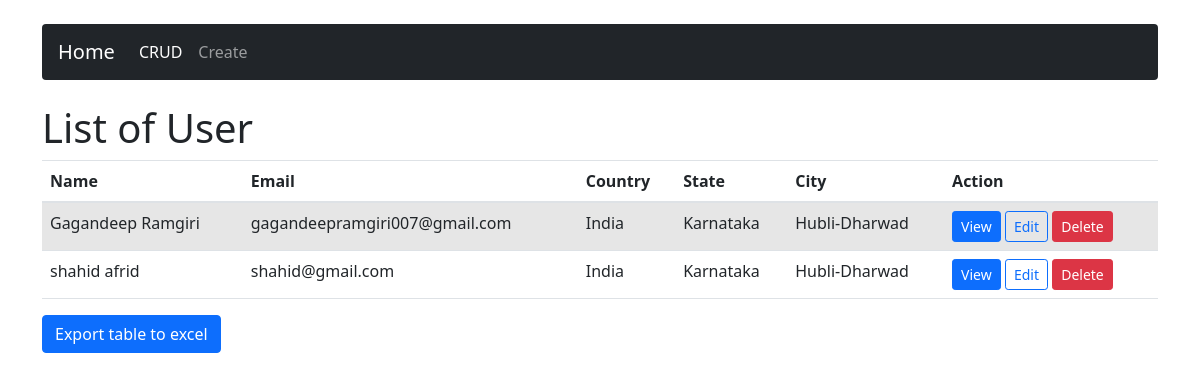
The page /index on the database as committed earlier.
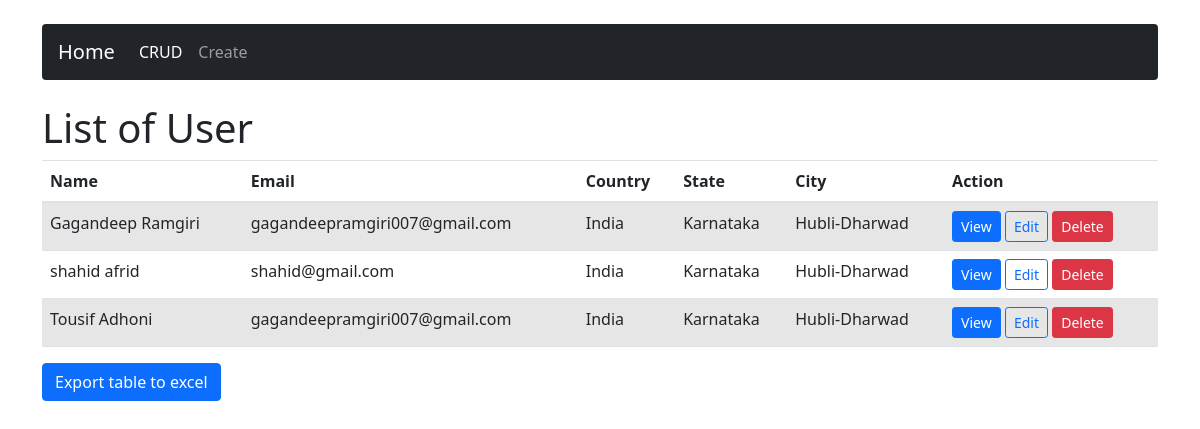
The same page on the database as committed later.
### operation/models.py (models this page shows)
class crud(models.Model):
    uname = models.CharField(max_length=200)
    email = models.CharField(max_length=200)
    country = models.CharField(max_length=200)
    state = models.CharField(max_length=200)
    city = models.CharField(max_length=200)

### operation/views.py (the view)
# urls.py: path('index',views.index, name="index"),
def index(request):
    users = crud.objects.all()
    return render(request, 'index.html' , {'users':users})

### template/index.html (shortened to what this page needs)
{% load static %}
<!DOCTYPE html>
<html lang="en">
<head>
    <link rel="stylesheet" href="{% static 'css/bootstrap.min.css' %}">
    <link rel="stylesheet" href="{% static 'css/style.css' %}">
    <link href="https://cdn.jsdelivr.net/npm/bootstrap@5.1.3/dist/css/bootstrap.min.css" rel="stylesheet"
>
</head>
<body class="d-flex flex-column h-100">
    <div class="container pt-4 pb-4">
        <nav class="navbar navbar-expand-lg navbar-dark bg-dark rounded">
            <a class="navbar-brand" href="/">Home</a>
            <div class="collapse navbar-collapse" id="navbarsExample09">
                <ul class="navbar-nav mr-auto">
                    <li class="nav-item active">
                        <a class="nav-link" href="/index">CRUD <span class="sr-only">(current)</span></a>
                    </li>
                    <li class="nav-item">
                        <a class="nav-link" href="create">Create</a>
                    </li>
                </ul>
            </div>
        </nav>
    </div>
    <main role="main" class="flex-shrink-0">
        <div class="container">
            <h1>List of User</h1>
            <table class="table table-striped table-hover" id="tbl_exporttable_to_xls">
                <thead>
                    <tr>
                        <th scope="col">Name</th>
                        <th scope="col">Email</th>
                        <th scope="col">Country</th>
                        <th scope="col">State</th>
                        <th scope="col">City</th>
                        <th scope="col">Action</th>
                    </tr>
                </thead>
                <tbody>
                    {% for i in users %}
                    <tr>
                        <td>{{i.uname}}</td>
                        <td>{{i.email}}</td>
                        <td>{{i.country}}</td>
                        <td>{{i.state}}</td>
                        <td>{{i.city}}</td>
                        <td>
                            <a href="view/{{i.id}}"><button class="btn btn-primary btn-sm">View</button></a>
                            <a href="edit/{{i.id}}"><button class="btn btn-outline-primary btn-sm">Edit</button></a>
                            <a href="delete/{{i.id}}" onclick="return confirm('Do you want to delete')"><button
                                    class="btn btn-danger btn-sm">Delete</button></a>
                        </td>
                    </tr>
                    {% endfor %}
                </tbody>
            </table>
            <button class="btn btn-primary" onclick="ExportToExcel('xlsx')">Export table to
                excel</button>
        </div>
    </main>
</body>

Rows that differ between the two databases and show on the page:
added crud: uname "Tousif Adhoni", email "gagandeepramgiri007@gmail.com", country "India", state "Karnataka", city "Hubli-Dharwad"
